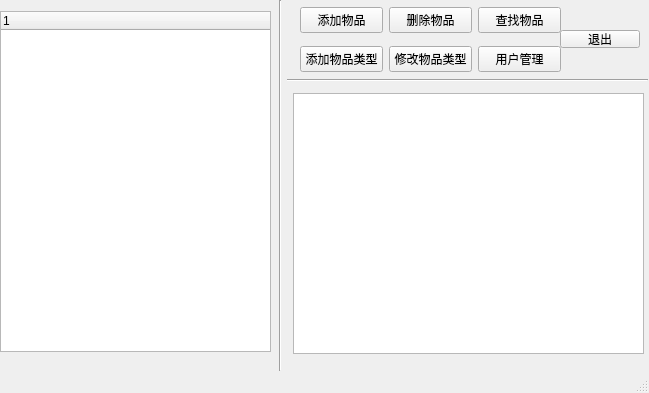
<?xml version="1.0" encoding="UTF-8"?>
<ui version="4.0">
 <class>MainWindow</class>
 <widget class="QMainWindow" name="MainWindow">
  <property name="geometry">
   <rect>
    <x>0</x>
    <y>0</y>
    <width>649</width>
    <height>393</height>
   </rect>
  </property>
  <property name="windowTitle">
   <string>MainWindow</string>
  </property>
  <widget class="QWidget" name="centralwidget">
   <widget class="Line" name="line">
    <property name="geometry">
     <rect>
      <x>270</x>
      <y>0</y>
      <width>20</width>
      <height>371</height>
     </rect>
    </property>
    <property name="orientation">
     <enum>Qt::Vertical</enum>
    </property>
   </widget>
   <widget class="Line" name="line_2">
    <property name="geometry">
     <rect>
      <x>287</x>
      <y>70</y>
      <width>361</width>
      <height>20</height>
     </rect>
    </property>
    <property name="orientation">
     <enum>Qt::Horizontal</enum>
    </property>
   </widget>
   <widget class="QTreeWidget" name="objectTree">
    <property name="geometry">
     <rect>
      <x>0</x>
      <y>11</y>
      <width>271</width>
      <height>341</height>
     </rect>
    </property>
    <column>
     <property name="text">
      <string notr="true">1</string>
     </property>
    </column>
   </widget>
   <widget class="QPlainTextEdit" name="plainTextEdit">
    <property name="geometry">
     <rect>
      <x>293</x>
      <y>93</y>
      <width>351</width>
      <height>261</height>
     </rect>
    </property>
   </widget>
   <widget class="QWidget" name="gridLayoutWidget">
    <property name="geometry">
     <rect>
      <x>300</x>
      <y>0</y>
      <width>261</width>
      <height>80</height>
     </rect>
    </property>
    <layout class="QGridLayout" name="gridLayout">
     <item row="2" column="0">
      <widget class="QPushButton" name="btnAddObjectType">
       <property name="text">
        <string>添加物品类型</string>
       </property>
      </widget>
     </item>
     <item row="1" column="2">
      <widget class="QPushButton" name="btnSearchObject">
       <property name="text">
        <string>查找物品</string>
       </property>
      </widget>
     </item>
     <item row="2" column="2">
      <widget class="QPushButton" name="btnUser">
       <property name="text">
        <string>用户管理</string>
       </property>
      </widget>
     </item>
     <item row="1" column="0">
      <widget class="QPushButton" name="btnAddObject">
       <property name="text">
        <string>添加物品</string>
       </property>
      </widget>
     </item>
     <item row="1" column="1">
      <widget class="QPushButton" name="btnDeleteObject">
       <property name="text">
        <string>删除物品</string>
       </property>
      </widget>
     </item>
     <item row="2" column="1">
      <widget class="QPushButton" name="btnChangeObjectType">
       <property name="text">
        <string>修改物品类型</string>
       </property>
      </widget>
     </item>
    </layout>
   </widget>
   <widget class="QPushButton" name="btnExit">
    <property name="geometry">
     <rect>
      <x>560</x>
      <y>30</y>
      <width>80</width>
      <height>18</height>
     </rect>
    </property>
    <property name="text">
     <string>退出</string>
    </property>
   </widget>
  </widget>
  <widget class="QMenuBar" name="menubar">
   <property name="geometry">
    <rect>
     <x>0</x>
     <y>0</y>
     <width>649</width>
     <height>23</height>
    </rect>
   </property>
  </widget>
  <widget class="QStatusBar" name="statusbar"/>
 </widget>
 <resources/>
 <connections>
  <connection>
   <sender>btnExit</sender>
   <signal>clicked()</signal>
   <receiver>MainWindow</receiver>
   <slot>close()</slot>
   <hints>
    <hint type="sourcelabel">
     <x>579</x>
     <y>41</y>
    </hint>
    <hint type="destinationlabel">
     <x>324</x>
     <y>196</y>
    </hint>
   </hints>
  </connection>
 </connections>
</ui>
